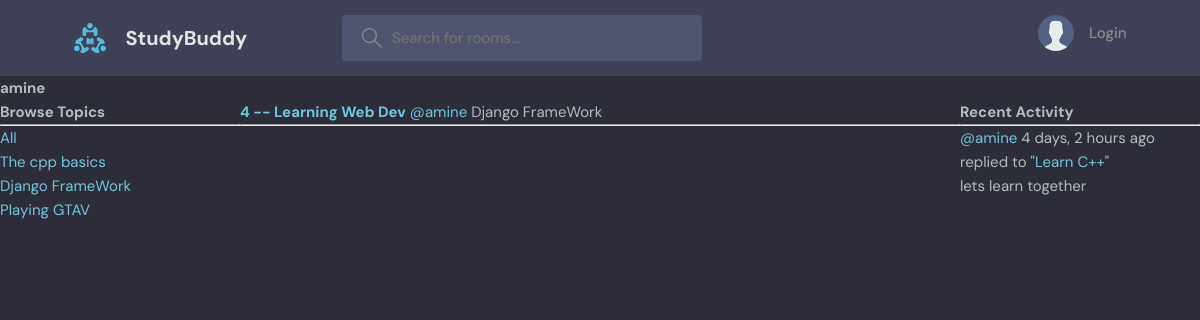
Page /user-profile/2/ on the committed database.
### base/models.py (models this page shows, shortened)
class Topic(models.Model):
    name = models.CharField(max_length=200)

class Room(models.Model):
    members = models.ManyToManyField(User, related_name='members', blank=True)
    host = models.ForeignKey(User, on_delete=models.SET_NULL, null=True)
    topic = models.ForeignKey(Topic, on_delete=models.SET_NULL, null=True)
    name = models.CharField(max_length=200)
    description = models.TextField(null=True, blank=True)
    updated = models.DateTimeField(auto_now=True)
    created = models.DateTimeField(auto_now_add=True)
    def __str__(self):
        return self.name
    class Meta:
        ordering = ['-updated', '-created']

class Message(models.Model):
    user = models.ForeignKey(User ,on_delete=models.CASCADE)
    room = models.ForeignKey(Room, on_delete=models.CASCADE)
    body = models.TextField()
    updated = models.DateTimeField(auto_now=True)
    created = models.DateTimeField(auto_now_add=True)
    def __str__(self):
        r = self.body[0:40]
        if len(self.body) > 40:r+='...'
        return r
    class Meta:
        ordering = ['-updated', '-created']

### base/views.py (the view)
# urls.py: path('user-profile/<str:pk>/', views.userProfile, name='user-profile'),
def userProfile(request, pk):
    user = User.objects.get(id=pk)
    rooms = user.room_set.all()
    msgs = user.message_set.all()
    topics = Topic.objects.all()
    context = {'user':user, 'rooms':rooms, 'msgs':msgs, 'topics':topics}
    return render(request, 'base/profile.html', context)

### base/templates/base/profile.html (shortened to what this page needs)
{% include 'main.html' %}
{% block content %}
<h1>{{user.username}}</h1>
<div class="profile-container">
    <div>
        {% include 'base/topics.html' %}
    </div>
    <div>
        {% include 'base/feed.html' %}
    </div>
    <div>
        {% include 'base/activity.html' %}
    </div>
</div>
{% endblock content %}

### base/templates/base/topics.html
<h3>Browse Topics</h3>
<hr>
<div>
    <a href="{% url 'home' %}">All</a>
</div>
{% for topic in topics %}
    <div>
        <a href="{% url 'home' %}?q={{topic.name}}">{{topic.name}}</a>
    </div>
{% endfor %}

### base/templates/base/feed.html (shortened to what this page needs)
<div>
{% for room in rooms %}
    <div>
        <a href="{% url 'room' room.id %}"><h5>{{room.id}} -- {{room.name}}</h5></a>
        <a href="{% url 'user-profile' room.host.id %}">@{{room.host.username}}</a>
        <small>{{room.topic.name}}</small>
        <hr>
    </div>
{% endfor %}
</div>

### base/templates/base/activity.html
<h3>Recent Activity</h3>
<hr>
{% for msg in msgs %}
<div>
    <small><a href="{% url 'user-profile' msg.user.id %}">@{{msg.user}}</a> {{msg.created|timesince}} ago <br></small>
    <small>replied to "<a href="{% url 'room' msg.room.id %}?q={{msg.room.name}}" >{{msg.room}}</a>"</small>
    <p>{{msg}}</p>
</div>
{% endfor %}

### static/styles/style.css (style rules this page uses)
:root { --color-main: #71c6dd; --color-main-light: #e1f6fb; --color-dark: #3f4156; --color-dark-medium: #51546e; --color-dark-light: #696d97; --color-light: #e5e5e5; --color-gray: #8b8b8b; --color-light-gray: #b2bdbd; --color-bg: #2d2d39; --color-success: #5dd693; --color-error: #fc4b0b; }
* { font-family: "DM Sans", -apple-system, BlinkMacSystemFont, "Segoe UI", Roboto, Oxygen, Ubuntu, Cantarell, "Open Sans", "Helvetica Neue", sans-serif; margin: 0; padding: 0; box-sizing: border-box; text-rendering: optimizeLegibility; font-size: inherit; }
html { font-size: 56.25%; }
@media only screen and (min-width: 1200px) { html { font-size: 62.5%; } }
body { line-height: 1.6; font-weight: 400; font-size: 1.5rem; color: var(--color-light-gray); background-color: var(--color-bg); min-height: 100vh; }
a { display: inline-block; color: var(--color-main); text-decoration: none; }

### base/templates/base/profile.html (style rules this page uses)
.profile-container { display : grid; grid-template-columns: 1fr 3fr 1fr; }

### rows in the picture
Topic: name "The cpp basics"
Topic: name "Django FrameWork"
Topic: name "Playing GTAV"
Room: id "4", name "Learning Web Dev", host.username "amine", topic.name "Django FrameWork"
Message: user "amine", created "4 days, 2 hours", room "Learn C++", body "lets learn together"

### other values in the picture
{{ user.username }} "amine"
